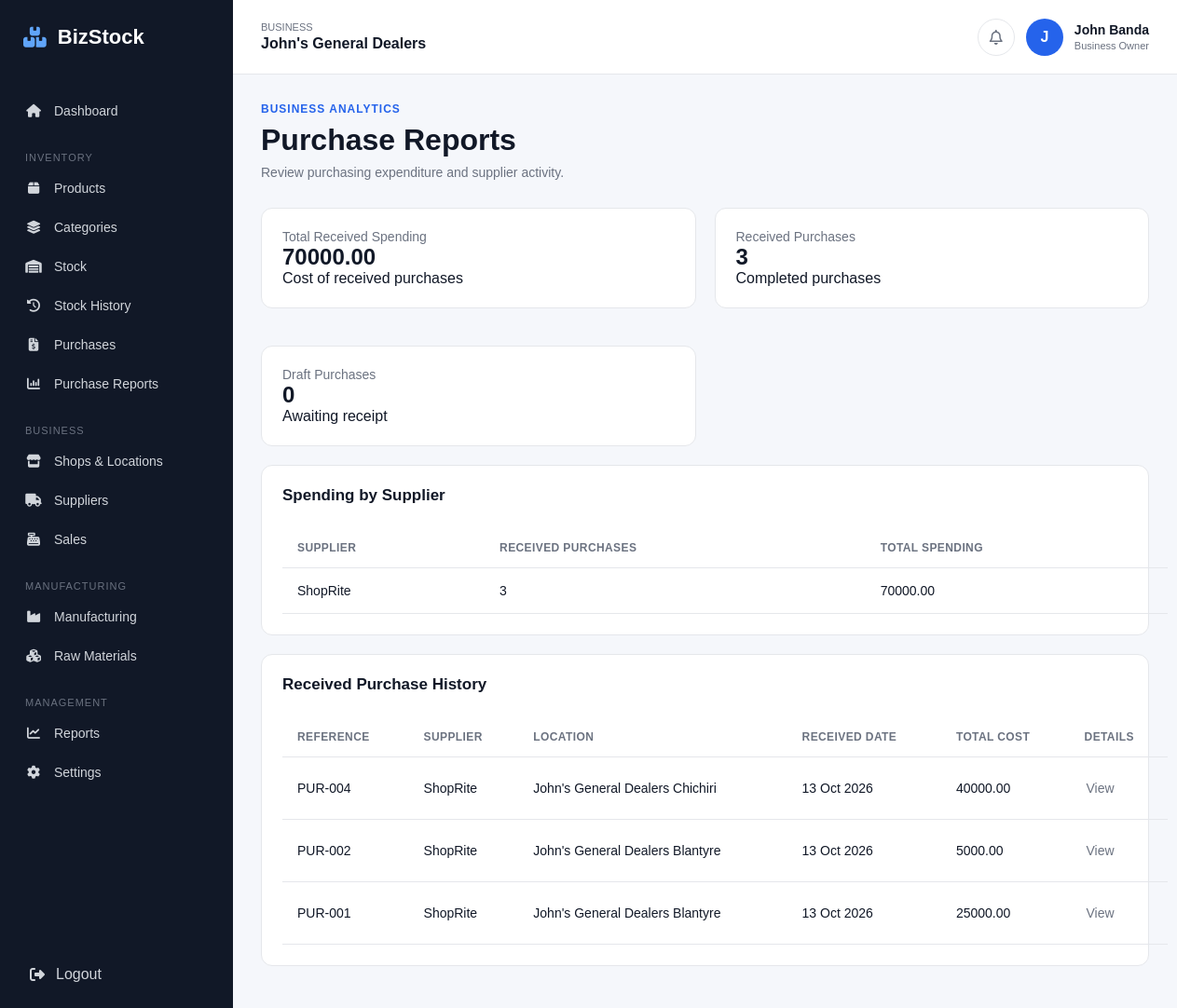
/inventory/purchase-reports/ (signed in), run on the app's committed database.
### accounts/models.py (models this page shows, shortened)
class UserProfile(models.Model):
    user = models.OneToOneField(
        User,
        on_delete=models.CASCADE
    )
    business = models.ForeignKey(
        Business,
        on_delete=models.CASCADE,
        related_name='users'
    )

### businesses/models.py (models this page shows, shortened)
class Business(models.Model):
    BUSINESS_TYPES = [
        ('retail', 'Retail'),
        ('manufacturing', 'Manufacturing'),
        ('both', 'Retail & Manufacturing'),
    ]
    CURRENCY_CHOICES = [
    ('MWK', 'Malawian Kwacha (MWK)'),
    ('USD', 'US Dollar (USD)'),
    ('GBP', 'British Pound (GBP)'),
    ('ZAR', 'South African Rand (ZAR)'),
    ('EUR', 'Euro (EUR)'),
    ('KES', 'Kenyan Shilling (KES)'),
    ('TZS', 'Tanzanian Shilling (TZS)'),
    ('ZMW', 'Zambian Kwacha (ZMW)'),
    ]
    name = models.CharField(max_length=200)
    business_type = models.CharField(
        max_length=20,
        choices=BUSINESS_TYPES
    )
    email = models.EmailField(blank=True)
    phone = models.CharField(max_length=30, blank=True)
    address = models.TextField(blank=True)
    logo = models.ImageField(upload_to='business_logos/', blank=True, null=True)
    currency = models.CharField(max_length=3, choices=CURRENCY_CHOICES, default='MWK')
    created_at = models.DateTimeField(auto_now_add=True)

### inventory/models.py (models this page shows, shortened)
class Supplier(models.Model):
    business = models.ForeignKey(
        Business,
        on_delete=models.CASCADE,
        related_name='suppliers'
    )
    name = models.CharField(max_length=200)
    contact_person = models.CharField(
        max_length=150,
        blank=True
    )
    email = models.EmailField(blank=True)
    phone = models.CharField(
        max_length=30,
        blank=True
    )
    address = models.TextField(blank=True)
    notes = models.TextField(blank=True)
    is_active = models.BooleanField(default=True)
    created_at = models.DateTimeField(
        auto_now_add=True
    )
    class Meta:
        ordering = ['name']

class Purchase(models.Model):
    STATUS_CHOICES = [
        ('draft', 'Draft'),
        ('received', 'Received'),
        ('cancelled', 'Cancelled'),
    ]
    business = models.ForeignKey(
        Business,
        on_delete=models.CASCADE,
        related_name='purchases'
    )
    supplier = models.ForeignKey(
        Supplier,
        on_delete=models.PROTECT,
        related_name='purchases'
    )
    location = models.ForeignKey(
        'shops.Location',
        on_delete=models.PROTECT,
        related_name='purchases'
    )
    reference = models.CharField(
        max_length=100,
        blank=True
    )
    status = models.CharField(
        max_length=20,
        choices=STATUS_CHOICES,
        default='draft'
    )
    notes = models.TextField(blank=True)
    created_by = models.ForeignKey(
        settings.AUTH_USER_MODEL,
        on_delete=models.SET_NULL,
        null=True,
        blank=True
    )
    created_at = models.DateTimeField(
        auto_now_add=True
    )
    received_at = models.DateTimeField(
        null=True,
        blank=True
    )
    class Meta:
        ordering = ['-created_at']
    @property
    def total_cost(self):
        return sum(
            (item.line_total for item in self.items.all()),
            start=Decimal('0.00')
        )

class PurchaseItem(models.Model):
    purchase = models.ForeignKey(
        Purchase,
        on_delete=models.CASCADE,
        related_name='items'
    )
    product = models.ForeignKey(
        Product,
        on_delete=models.PROTECT,
        related_name='purchase_items'
    )
    quantity = models.DecimalField(
        max_digits=12,
        decimal_places=2,
        validators=[MinValueValidator(0.01)]
    )
    unit_cost = models.DecimalField(
        max_digits=12,
        decimal_places=2,
        validators=[MinValueValidator(0)]
    )
    @property
    def line_total(self):
        return self.quantity * self.unit_cost

### shops/models.py (models this page shows, shortened)
class Location(models.Model):
    LOCATION_TYPES = [
        ('factory', 'Factory'),
        ('shop', 'Shop'),
    ]
    business = models.ForeignKey(
        Business,
        on_delete=models.CASCADE,
        related_name='locations'
    )
    name = models.CharField(
        max_length=150
    )
    location_type = models.CharField(
        max_length=20,
        choices=LOCATION_TYPES
    )
    address = models.TextField(
        blank=True
    )
    phone = models.CharField(
        max_length=30,
        blank=True
    )
    is_active = models.BooleanField(
        default=True
    )
    created_at = models.DateTimeField(
        auto_now_add=True
    )
    class Meta:
        ordering = ['name']

### inventory/views.py (the view)
# urls.py: path('purchase-reports/', views.purchase_reports, name='purchase_reports'),
@login_required
def purchase_reports(request):
    business = request.user.userprofile.business
    received_purchases = (
        Purchase.objects
        .filter(business=business, status='received')
        .select_related('supplier', 'location')
        .prefetch_related('items')
        .order_by('-received_at')
    )
    line_total_expression = ExpressionWrapper(
        F('items__quantity') * F('items__unit_cost'),
        output_field=DecimalField(max_digits=24, decimal_places=2),
    )
    spending = received_purchases.aggregate(
        total=Sum(line_total_expression)
    )['total'] or Decimal('0.00')
    received_count = Purchase.objects.filter(
        business=business,
        status='received',
    ).count()
    draft_count = Purchase.objects.filter(
        business=business,
        status='draft',
    ).count()
    supplier_spending = (
        Purchase.objects
        .filter(business=business, status='received')
        .values('supplier_id', 'supplier__name')
        .annotate(
            total_spending=Sum(line_total_expression),
            purchase_count=Count('id', distinct=True),
        )
        .order_by('-total_spending')
    )
    context = {
        'total_spending': spending,
        'received_count': received_count,
        'draft_count': draft_count,
        'supplier_spending': supplier_spending,
        'received_purchases': received_purchases,
    }
    return render(
        request,
        'inventory/purchase_reports.html',
        context,
    )

### templates/inventory/purchase_reports.html
{% extends 'base.html' %}
{% block content %}
<div class="page-header">
    <div>
        <p class="page-label">BUSINESS ANALYTICS</p>
        <h1>Purchase Reports</h1>
        <p class="page-description">
            Review purchasing expenditure and supplier activity.
        </p>
    </div>
</div>
<div class="form-grid">
    <div class="dashboard-panel">
        <p class="page-description">Total Received Spending</p>
        <h2>{{ total_spending|floatformat:2 }}</h2>
        <p>Cost of received purchases</p>
    </div>
    <div class="dashboard-panel">
        <p class="page-description">Received Purchases</p>
        <h2>{{ received_count }}</h2>
        <p>Completed purchases</p>
    </div>
    <div class="dashboard-panel">
        <p class="page-description">Draft Purchases</p>
        <h2>{{ draft_count }}</h2>
        <p>Awaiting receipt</p>
    </div>
</div>
<div class="dashboard-panel">
    <div class="panel-header">
        <h2>Spending by Supplier</h2>
    </div>
    <div class="table-responsive">
        <table class="data-table">
            <thead>
                <tr>
                    <th>Supplier</th>
                    <th>Received Purchases</th>
                    <th>Total Spending</th>
                </tr>
            </thead>
            <tbody>
                {% for supplier in supplier_spending %}
                    <tr>
                        <td>{{ supplier.supplier__name }}</td>
                        <td>{{ supplier.purchase_count }}</td>
                        <td>
                            {{ supplier.total_spending|default:0|floatformat:2 }}
                        </td>
                    </tr>
                {% empty %}
                    <tr>
                        <td colspan="3">
                            No received purchases to report yet.
                        </td>
                    </tr>
                {% endfor %}
            </tbody>
        </table>
    </div>
</div>
<div class="dashboard-panel">
    <div class="panel-header">
        <h2>Received Purchase History</h2>
    </div>
    <div class="table-responsive">
        <table class="data-table">
            <thead>
                <tr>
                    <th>Reference</th>
                    <th>Supplier</th>
                    <th>Location</th>
                    <th>Received Date</th>
                    <th>Total Cost</th>
                    <th>Details</th>
                </tr>
            </thead>
            <tbody>
                {% for purchase in received_purchases %}
                    <tr>
                        <td>
                            {{ purchase.reference|default:"PUR-" }}{% if not purchase.reference %}{{ purchase.pk }}{% endif %}
                        </td>
                        <td>{{ purchase.supplier.name }}</td>
                        <td>{{ purchase.location.name }}</td>
                        <td>
                            {% if purchase.received_at %}
                                {{ purchase.received_at|date:"d M Y" }}
                            {% else %}
                                —
                            {% endif %}
                        </td>
                        <td>{{ purchase.total_cost|floatformat:2 }}</td>
                        <td>
                            <a href="{% url 'purchase_detail' purchase.id %}"
                               class="table-action">
                                View
                            </a>
                        </td>
                    </tr>
                {% empty %}
                    <tr>
                        <td colspan="6">
                            No received purchases yet.
                        </td>
                    </tr>
                {% endfor %}
            </tbody>
        </table>
    </div>
</div>
{% endblock %}

### templates/base.html (shortened to what this page needs)
{% load static %}
<!DOCTYPE html>
<html lang="en">
<head>
    <link
        rel="stylesheet"
        href="{% static 'css/style.css' %}"
    >
    <link
        rel="stylesheet"
        href="https://cdnjs.cloudflare.com/ajax/libs/font-awesome/6.5.2/css/all.min.css"
    >
</head>
<body>
    <div class="app">
        <aside class="sidebar" id="sidebar">
            <div class="logo">
                <i class="fa-solid fa-boxes-stacked"></i>
                <span>BizStock</span>
            </div>
            <nav class="sidebar-nav">
                <a href="{% url 'dashboard' %}" class="nav-link">
                    <i class="fa-solid fa-house"></i>
                    <span>Dashboard</span>
                </a>
                <div class="nav-section">
                    <p>Inventory</p>
                    <a href="{% url 'product_list' %}" class="nav-link">
                        <i class="fa-solid fa-box"></i>
                        <span>Products</span>
                    </a>
                    <a href="{% url 'category_list' %}" class="nav-link">
                        <i class="fa-solid fa-layer-group"></i>
                        <span>Categories</span>
                    </a>
                    <a href="{% url 'stock_list' %}" class="nav-link">
                        <i class="fa-solid fa-warehouse"></i>
                        <span>Stock</span>
                    </a>
                    <a href="{% url 'movement_list' %}" class="nav-link">
                        <i class="fa-solid fa-clock-rotate-left"></i>
                        <span>Stock History</span>
                    </a>
                    <a href="{% url 'purchase_list' %}" class="nav-link">
                        <i class="fa-solid fa-file-invoice-dollar"></i>
                        <span>Purchases</span>
                    </a>
                    <a href="{% url 'purchase_reports' %}" class="nav-link">
                        <i class="fa-solid fa-chart-column"></i>
                        <span>Purchase Reports</span>
                    </a>
                </div>
                <div class="nav-section">
                    <p>Business</p>
                    <a href="{% url 'location_list' %}" class="nav-link">
                        <i class="fa-solid fa-store"></i>
                        <span>Shops & Locations</span>
                    </a>
                    <a href="{% url 'supplier_list' %}" class="nav-link">
                        <i class="fa-solid fa-truck"></i>
                        <span>Suppliers</span>
                    </a>
                    <a href="{% url 'sale_list' %}" class="nav-link">
                        <i class="fa-solid fa-cash-register"></i>
                        <span>Sales</span>
                    </a>
                </div>
                <div class="nav-section">
                    <p>Manufacturing</p>
                    <a href="#" class="nav-link">
                        <i class="fa-solid fa-industry"></i>
                        <span>Manufacturing</span>
                    </a>
                    <a href="#" class="nav-link">
                        <i class="fa-solid fa-cubes"></i>
                        <span>Raw Materials</span>
                    </a>
                </div>
                <div class="nav-section">
                    <p>Management</p>
                    <a href="#" class="nav-link">
                        <i class="fa-solid fa-chart-line"></i>
                        <span>Reports</span>
                    </a>
                    <a href="{% url 'settings_home' %}" class="nav-link">
                        <i class="fa-solid fa-gear"></i>
                        <span>Settings</span>
                    </a>
                </div>
            </nav>
            <div class="sidebar-bottom">
                <a href="{% url 'logout' %}" class="logout-link">
                    <i class="fa-solid fa-right-from-bracket"></i>
                    <span>Logout</span>
                </a>
            </div>
        </aside>
        <main class="main-content">
            <header class="topbar">
                <div class="topbar-business">
                    <span class="business-label">
                        Business
                    </span>
                    <strong>
                        {{ request.user.userprofile.business.name }}
                    </strong>
                </div>
                <div class="topbar-user">
                    <div class="notification">
                        <i class="fa-regular fa-bell"></i>
                    </div>
                    <div class="user-avatar">
                        {{ request.user.first_name|first|upper }}
                    </div>
                    <div class="user-info">
                        <strong>
                            {{ request.user.first_name }}
                            {{ request.user.last_name }}
                        </strong>
                        <span>
                            Business Owner
                        </span>
                    </div>
                </div>
            </header>
            <section class="page-content">
                {% block content %}
                {% endblock %}
            </section>
        </main>
    </div>
</body>
</html>

### data on the page
Supplier: supplier__name "ShopRite", purchase_count "3", total_spending "70000.00"
Purchase: reference "PUR-004", supplier.name "ShopRite", location.name "John's General Dealers Chichiri", received_at "13 Oct 2026", total_cost "40000.00"
Purchase: reference "PUR-002", supplier.name "ShopRite", location.name "John's General Dealers Blantyre", received_at "13 Oct 2026", total_cost "5000.00"
Purchase: reference "PUR-001", supplier.name "ShopRite", location.name "John's General Dealers Blantyre", received_at "13 Oct 2026", total_cost "25000.00"

### other printed values
{{ request.user.userprofile.business.name }} "John's General Dealers"
{{ request.user.first_name|first|upper }} "J"
{{ request.user.first_name }} "John"
{{ request.user.last_name }} "Banda"
{{ total_spending|floatformat:2 }} "70000.00"
{{ received_count }} "3"
{{ draft_count }} "0"
